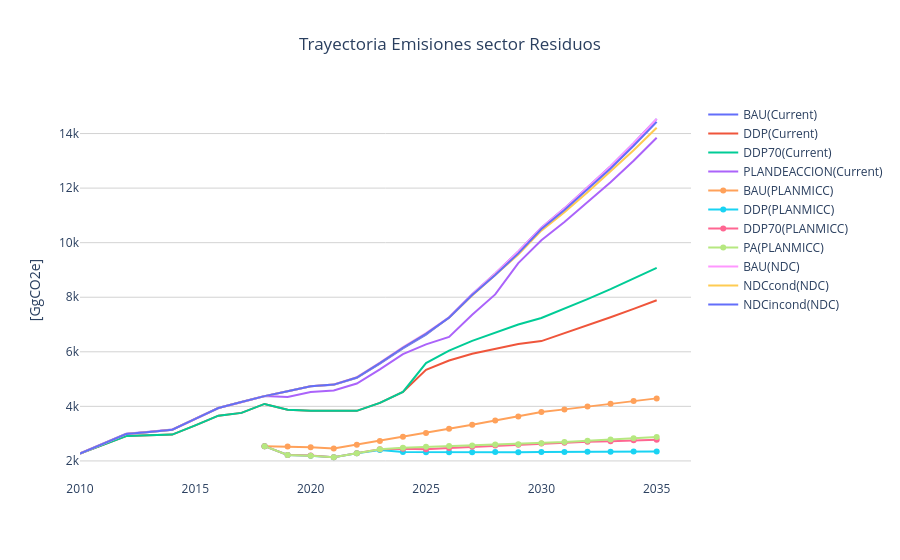

The notebook cell this image was saved under:
### Code cell
ndc_emissions = get_model_emissions(ndc, [
    #'CH4_WASTE', 
    'CO2e_WASTE', 
    #'N2O_WASTE', 
    #'CO2_WASTE'
])
planmicc_emissions= get_model_emissions(planmicc, [
    'CO2e', 
    #'FERT_ORG', 
    #'RM', 
    #'SALUD', 
    #'HWT'
])
df_emissions = get_model_emissions(df, [
    #'CH4_WASTE', 
    'CO2e_WASTE', 
    #'FERT_ORG', 
    #'N2O_WASTE', 
    #'CO2_WASTE', 
    #'RM', 
    #'SALUD', 
    #'HWT'    
])
draw_emissions_trayectory([
    ('Current', df_emissions), 
    ('PLANMICC', planmicc_emissions), 
    ('NDC', ndc_emissions)
],
title="Trayectoria Emisiones sector Residuos"
)
